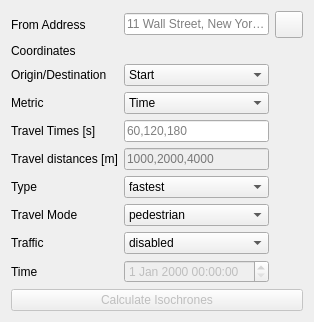
         <widget class="QWidget" name="tab_14">
          <attribute name="title">
           <string>Single Address</string>
          </attribute>
          <layout class="QVBoxLayout" name="verticalLayout_9">
           <item>
            <layout class="QGridLayout" name="gridLayout_6">
             <item row="0" column="2">
              <widget class="QToolButton" name="captureButton_3">
               <property name="text">
                <string/>
               </property>
               <property name="iconSize">
                <size>
                 <width>20</width>
                 <height>20</height>
                </size>
               </property>
               <property name="checkable">
                <bool>true</bool>
               </property>
               <property name="checked">
                <bool>false</bool>
               </property>
              </widget>
             </item>
             <item row="6" column="0">
              <widget class="QLabel" name="label_31">
               <property name="text">
                <string>Type</string>
               </property>
              </widget>
             </item>
             <item row="3" column="0">
              <widget class="QLabel" name="label_33">
               <property name="text">
                <string>Metric</string>
               </property>
              </widget>
             </item>
             <item row="1" column="0">
              <widget class="QLabel" name="label_34">
               <property name="text">
                <string>Coordinates</string>
               </property>
              </widget>
             </item>
             <item row="1" column="1">
              <widget class="QLabel" name="IsoLabel">
               <property name="enabled">
                <bool>true</bool>
               </property>
               <property name="text">
                <string/>
               </property>
              </widget>
             </item>
             <item row="4" column="1">
              <widget class="QLineEdit" name="travelTimes">
               <property name="toolTip">
                <string>comma separated travel times in seconds</string>
               </property>
               <property name="statusTip">
                <string>comma separated travel times in seconds</string>
               </property>
               <property name="whatsThis">
                <string>comma separated travel times in seconds</string>
               </property>
               <property name="text">
                <string/>
               </property>
               <property name="placeholderText">
                <string>60,120,180</string>
               </property>
              </widget>
             </item>
             <item row="8" column="0">
              <widget class="QLabel" name="label_28">
               <property name="text">
                <string>Traffic</string>
               </property>
              </widget>
             </item>
             <item row="7" column="0">
              <widget class="QLabel" name="label_29">
               <property name="text">
                <string>Travel Mode</string>
               </property>
              </widget>
             </item>
             <item row="5" column="1">
              <widget class="QLineEdit" name="travelDistances">
               <property name="enabled">
                <bool>false</bool>
               </property>
               <property name="toolTip">
                <string>comma separated travel distances in meter</string>
               </property>
               <property name="statusTip">
                <string>comma separated travel distances in meter</string>
               </property>
               <property name="whatsThis">
                <string>comma separated travel distances in meter</string>
               </property>
               <property name="inputMask">
                <string/>
               </property>
               <property name="text">
                <string/>
               </property>
               <property name="placeholderText">
                <string>1000,2000,4000</string>
               </property>
              </widget>
             </item>
             <item row="9" column="0">
              <widget class="QLabel" name="label_30">
               <property name="text">
                <string>Time</string>
               </property>
              </widget>
             </item>
             <item row="4" column="0">
              <widget class="QLabel" name="label_25">
               <property name="text">
                <string>Travel Times [s]</string>
               </property>
              </widget>
             </item>
             <item row="7" column="1">
              <widget class="QComboBox" name="TransportMode_2">
               <item>
                <property name="text">
                 <string>pedestrian</string>
                </property>
               </item>
               <item>
                <property name="text">
                 <string>car</string>
                </property>
               </item>
               <item>
                <property name="text">
                 <string>carHOV</string>
                </property>
               </item>
               <item>
                <property name="text">
                 <string>truck</string>
                </property>
               </item>
              </widget>
             </item>
             <item row="6" column="1">
              <widget class="QComboBox" name="Type_2">
               <item>
                <property name="text">
                 <string>fastest</string>
                </property>
               </item>
               <item>
                <property name="text">
                 <string>shortest</string>
                </property>
               </item>
               <item>
                <property name="text">
                 <string>balanced</string>
                </property>
               </item>
              </widget>
             </item>
             <item row="9" column="1">
              <widget class="QDateTimeEdit" name="dateTimeEdit_2">
               <property name="enabled">
                <bool>false</bool>
               </property>
              </widget>
             </item>
             <item row="8" column="1">
              <widget class="QComboBox" name="trafficMode_2">
               <item>
                <property name="text">
                 <string>disabled</string>
                </property>
               </item>
               <item>
                <property name="text">
                 <string>enabled</string>
                </property>
               </item>
              </widget>
             </item>
             <item row="5" column="0">
              <widget class="QLabel" name="label_32">
               <property name="toolTip">
                <string>comma separated travel distances in meter</string>
               </property>
               <property name="text">
                <string>Travel distances [m]</string>
               </property>
              </widget>
             </item>
             <item row="3" column="1">
              <widget class="QComboBox" name="metric">
               <item>
                <property name="text">
                 <string>Time</string>
                </property>
               </item>
               <item>
                <property name="text">
                 <string>Distance</string>
                </property>
               </item>
              </widget>
             </item>
             <item row="0" column="1">
              <widget class="QLineEdit" name="IsoAddress">
               <property name="placeholderText">
                <string>11 Wall Street, New York, NY</string>
               </property>
              </widget>
             </item>
             <item row="0" column="0">
              <widget class="QLabel" name="label_26">
               <property name="text">
                <string>From Address</string>
               </property>
              </widget>
             </item>
             <item row="2" column="0">
              <widget class="QLabel" name="label_35">
               <property name="text">
                <string>Origin/Destination</string>
               </property>
              </widget>
             </item>
             <item row="2" column="1">
              <widget class="QComboBox" name="OriginDestination">
               <item>
                <property name="text">
                 <string>Start</string>
                </property>
               </item>
               <item>
                <property name="text">
                 <string>Destination</string>
                </property>
               </item>
              </widget>
             </item>
            </layout>
           </item>
           <item>
            <widget class="QPushButton" name="calcIsoButton">
             <property name="enabled">
              <bool>false</bool>
             </property>
             <property name="text">
              <string>Calculate Isochrones</string>
             </property>
            </widget>
           </item>
          </layout>
         </widget>
